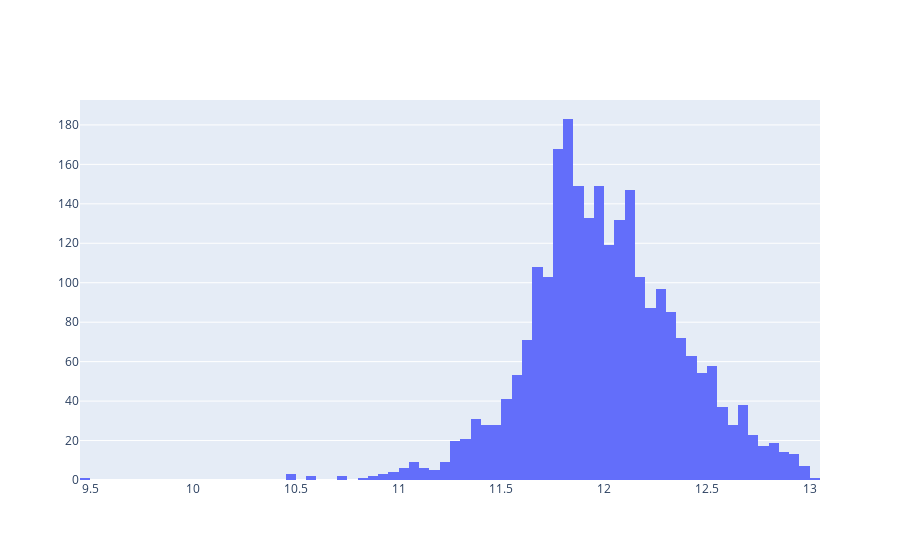

Notebook code cell kept with this figure:
### Code cell
go.Figure(data=[go.Histogram(x=np.log(train.SalePrice))])

### Figure 1 — Plotly figure (JSON) as saved in the notebook; plotly's stock layout.template omitted (floating-point values rounded to 4 significant figures; data arrays with more than 128 entries replaced by an {"elided": "..."} marker saying what was removed)
{"data": [{"type": "histogram", "x": {"elided": "2553 float values"}}], "layout": {"autosize": true, "xaxis": {"autorange": true, "range": [9.45, 13.05], "type": "linear"}, "yaxis": {"autorange": true, "range": [0, 192.6]}}}
